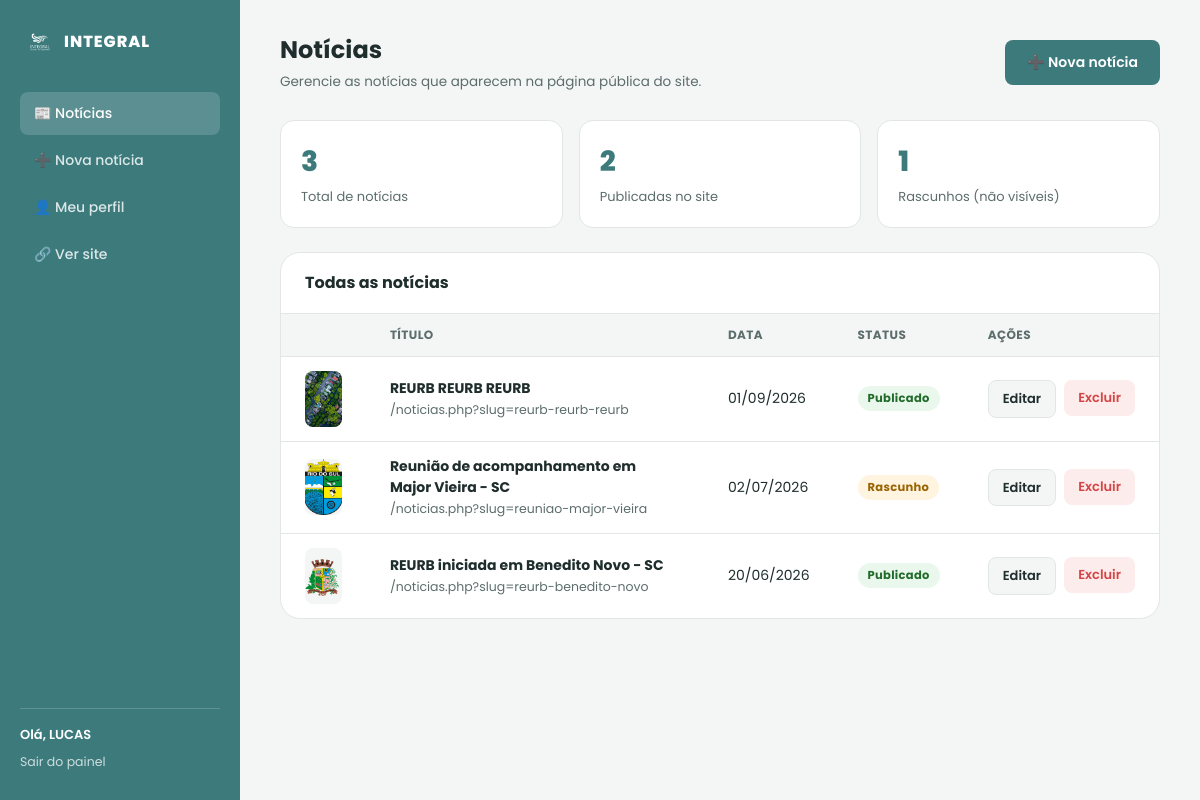
The page /admin/index.php (signed in) on the database its author committed.
### tables this page shows
CREATE TABLE noticias (
            id INTEGER PRIMARY KEY AUTOINCREMENT,
            titulo TEXT NOT NULL,
            slug TEXT NOT NULL UNIQUE,
            resumo TEXT NOT NULL,
            conteudo TEXT NOT NULL,
            imagem TEXT,
            status TEXT NOT NULL DEFAULT 'publicado', -- 'publicado' | 'rascunho'
            data_publicacao TEXT NOT NULL,
            created_at TEXT NOT NULL DEFAULT CURRENT_TIMESTAMP,
            updated_at TEXT NOT NULL DEFAULT CURRENT_TIMESTAMP
        );

### admin/includes/auth.php (called while the page is built, shortened)
<?php
function authAssinar(string $dados): string
{
    return hash_hmac('sha256', $dados, AUTH_SECRET);
}
function authDoCookie(): ?array
{
    $partes = explode('.', $_COOKIE[AUTH_COOKIE_NAME], 2);
    [$dadosB64, $assinatura] = $partes;
    $dados = base64_decode($dadosB64, true);
    $campos = explode('|', $dados);
    [$adminId, $username, $exp] = $campos;
    return ['id' => (int) $adminId, 'username' => $username];
}
function adminLogado(): ?array
{
    $dadosCookie = authDoCookie();
    $pdo = db();
    $stmt = $pdo->prepare('SELECT id, username FROM admins WHERE id = ?');
    $stmt->execute([$dadosCookie['id']]);
    $admin = $stmt->fetch();
    return $admin ?: null;
}
function exigirLogin(): array
{
    $admin = adminLogado();
    return $admin;
}

### includes/noticias.php (called while the page is built, shortened)
<?php
function listarNoticias(bool $apenasPublicadas = false): array
{
    $pdo = db();
    $sql = 'SELECT * FROM noticias';
    $sql .= ' ORDER BY date(data_publicacao) DESC, id DESC';
    return $pdo->query($sql)->fetchAll();
}
function e(?string $valor): string
{
    return htmlspecialchars($valor ?? '', ENT_QUOTES, 'UTF-8');
}
function formatarDataBr(string $data): string
{
    $ts = strtotime($data);
    return $ts ? date('d/m/Y', $ts) : $data;
}

### admin/index.php (the view, shortened to what this page needs)
<?php
require_once __DIR__ . '/../includes/noticias.php';
require_once __DIR__ . '/includes/auth.php';
$admin = exigirLogin();
$todasNoticias = listarNoticias();
$totalPublicadas = count(array_filter($todasNoticias, fn($n) => $n['status'] === 'publicado'));
$totalRascunhos = count($todasNoticias) - $totalPublicadas;
$activePage = 'noticias';
require __DIR__ . '/includes/layout_header.php';
?>
<div class="topbar">
  <div>
    <h1>Notícias</h1>
    <p>Gerencie as notícias que aparecem na página pública do site.</p>
  </div>
  <a href="noticia-form.php" class="btn btn-primary">➕ Nova notícia</a>
</div>
<div class="stats-grid">
  <div class="stat-card">
    <div class="value"><?= count($todasNoticias) ?></div>
    <div class="label">Total de notícias</div>
  </div>
  <div class="stat-card">
    <div class="value"><?= $totalPublicadas ?></div>
    <div class="label">Publicadas no site</div>
  </div>
  <div class="stat-card">
    <div class="value"><?= $totalRascunhos ?></div>
    <div class="label">Rascunhos (não visíveis)</div>
  </div>
</div>
<div class="panel">
  <div class="panel-header">
    <h2>Todas as notícias</h2>
  </div>
  <?php if (empty($todasNoticias)): ?>
    <div class="empty-state">
      <p>Nenhuma notícia cadastrada ainda.</p>
      <p style="margin-top:14px;"><a href="noticia-form.php" class="btn btn-primary">Criar a primeira notícia</a></p>
    </div>
  <?php else: ?>
    <table>
      <thead>
        <tr>
          <th></th>
          <th>Título</th>
          <th>Data</th>
          <th>Status</th>
          <th>Ações</th>
        </tr>
      </thead>
      <tbody>
        <?php foreach ($todasNoticias as $n): ?>
          <tr>
            <td>
              <?php if (!empty($n['imagem'])): ?>
                <img class="thumb" src="../<?= e($n['imagem']) ?>" alt="">
              <?php else: ?>
                <div class="thumb"></div>
              <?php endif; ?>
            </td>
            <td>
              <strong><?= e($n['titulo']) ?></strong><br>
              <span style="color:var(--color-text-soft); font-size:12.5px;">/noticias.php?slug=<?= e($n['slug']) ?></span>
            </td>
            <td><?= e(formatarDataBr($n['data_publicacao'])) ?></td>
            <td>
              <span class="badge badge-<?= e($n['status']) ?>">
                <?= $n['status'] === 'publicado' ? 'Publicado' : 'Rascunho' ?>
              </span>
            </td>
            <td>
              <div class="row-actions">
                <a href="noticia-form.php?id=<?= (int) $n['id'] ?>" class="btn btn-secondary">Editar</a>
                <form method="post" action="noticia-delete.php" onsubmit="return confirm('Tem certeza que deseja excluir a notícia \'<?= e(addslashes($n['titulo'])) ?>\'? Essa ação não pode ser desfeita.');" style="display:inline;">
                  <button type="submit" class="btn btn-danger">Excluir</button>
                </form>
              </div>
            </td>
          </tr>
        <?php endforeach; ?>
      </tbody>
    </table>
  <?php endif; ?>
</div>
<?php require __DIR__ . '/includes/layout_footer.php'; ?>

### admin/includes/layout_header.php (shortened to what this page needs)
<!DOCTYPE html>
<html lang="pt-BR">
<head>
<link rel="stylesheet" href="assets/admin.css">
</head>
<body>
<div class="admin-shell">
  <aside class="sidebar">
    <div class="brand">
      <img src="../images/logo-integral-white.png" alt="Integral">
      <span>INTEGRAL</span>
    </div>
    <nav>
      <a href="index.php" class="<?= $activePage === 'noticias' ? 'active' : '' ?>">📰 Notícias</a>
      <a href="noticia-form.php" class="<?= $activePage === 'nova' ? 'active' : '' ?>">➕ Nova notícia</a>
      <a href="perfil.php" class="<?= $activePage === 'perfil' ? 'active' : '' ?>">👤 Meu perfil</a>
      <a href="../noticias.php" target="_blank">🔗 Ver site</a>
    </nav>
    <div class="user-box">
      <div class="name">Olá, <?= e($admin['username']) ?></div>
      <a href="logout.php">Sair do painel</a>
    </div>
  </aside>
  <main class="main">

### admin/assets/admin.css (style rules this page uses)
:root { --color-bg: #3c7a7c; --color-bg-alt: #2f6567; --color-panel: #ffffff; --color-panel-soft: #f4f6f5; --color-border: #e2e6e5; --color-text: #1f2d2d; --color-text-soft: #5c6d6c; --color-white: #ffffff; --color-beige: #d9d9d9; --color-green: #4caf50; --color-red: #d64545; --color-star: #f5a623; --radius-lg: 20px; --radius-md: 14px; --radius-sm: 8px; }
* { margin: 0; padding: 0; box-sizing: border-box; }
body { font-family: 'Poppins', sans-serif; background: var(--color-panel-soft); color: var(--color-text); line-height: 1.5; min-height: 100vh; }
a { color: inherit; text-decoration: none; }
img { max-width: 100%; display: block; }
button { font-family: inherit; cursor: pointer; }
.btn { display: inline-flex; align-items: center; justify-content: center; gap: 8px; padding: 12px 22px; border-radius: var(--radius-sm); font-weight: 600; font-size: 14px; border: none; cursor: pointer; transition: transform .15s ease, box-shadow .15s ease, background .15s ease; }
.btn-primary { background: var(--color-bg); color: var(--color-white); }
.btn-secondary { background: var(--color-panel-soft); color: var(--color-text); border: 1.5px solid var(--color-border); }
.btn-danger { background: #fdecec; color: var(--color-red); }
.admin-shell { display: flex; min-height: 100vh; }
.sidebar { width: 240px; flex-shrink: 0; background: var(--color-bg); color: var(--color-white); padding: 28px 20px; display: flex; flex-direction: column; }
.sidebar .brand { display: flex; align-items: center; gap: 10px; margin-bottom: 36px; padding: 0 6px; }
.sidebar .brand img { height: 28px; width: auto; }
.sidebar .brand span { font-weight: 800; letter-spacing: 1px; font-size: 16px; }
.sidebar nav { display: flex; flex-direction: column; gap: 4px; flex: 1; }
.sidebar nav a { padding: 11px 14px; border-radius: var(--radius-sm); font-size: 14px; font-weight: 500; color: rgba(255,255,255,0.82); display: flex; align-items: center; gap: 10px; transition: background .15s ease, color .15s ease; }
.sidebar nav a.active { background: rgba(255,255,255,0.16); color: #fff; }
.sidebar .user-box { border-top: 1px solid rgba(255,255,255,0.18); padding-top: 16px; margin-top: 16px; font-size: 13px; }
.sidebar .user-box .name { font-weight: 600; margin-bottom: 8px; }
.sidebar .user-box a { color: rgba(255,255,255,0.75); font-size: 12.5px; }
.main { flex: 1; min-width: 0; padding: 32px 40px 60px; }
.topbar { display: flex; align-items: center; justify-content: space-between; margin-bottom: 28px; flex-wrap: wrap; gap: 14px; }
.topbar h1 { font-size: 24px; font-weight: 700; }
.topbar p { font-size: 13.5px; color: var(--color-text-soft); margin-top: 4px; }
.panel { background: var(--color-white); border-radius: var(--radius-lg); border: 1px solid var(--color-border); overflow: hidden; }
.panel-header { padding: 18px 24px; border-bottom: 1px solid var(--color-border); display: flex; align-items: center; justify-content: space-between; gap: 12px; flex-wrap: wrap; }
.panel-header h2 { font-size: 16px; font-weight: 700; }
.stats-grid { display: grid; grid-template-columns: repeat(auto-fit, minmax(180px, 1fr)); gap: 16px; margin-bottom: 24px; }
.stat-card { background: var(--color-white); border: 1px solid var(--color-border); border-radius: var(--radius-md); padding: 20px; }
.stat-card .value { font-size: 28px; font-weight: 800; color: var(--color-bg); }
.stat-card .label { font-size: 13px; color: var(--color-text-soft); margin-top: 4px; }
table { width: 100%; border-collapse: collapse; }
thead th { text-align: left; font-size: 12px; text-transform: uppercase; letter-spacing: .4px; color: var(--color-text-soft); padding: 12px 24px; background: var(--color-panel-soft); border-bottom: 1px solid var(--color-border); }
tbody td { padding: 14px 24px; border-bottom: 1px solid var(--color-border); font-size: 14px; vertical-align: middle; }
tbody tr:last-child td { border-bottom: none; }
.thumb { width: 56px; height: 56px; border-radius: var(--radius-sm); object-fit: cover; background: var(--color-panel-soft); }
.badge { display: inline-flex; align-items: center; padding: 4px 10px; border-radius: 999px; font-size: 11.5px; font-weight: 700; letter-spacing: .3px; }
.badge-publicado { background: #eaf7ec; color: #216b2b; }
.badge-rascunho { background: #fff4e0; color: #9a6300; }
.row-actions { display: flex; gap: 8px; }
.row-actions .btn { padding: 8px 14px; font-size: 13px; }

### rows shown on the page
noticias: imagem (picture), titulo "REURB REURB REURB", slug "reurb-reurb-reurb", data_publicacao "01/09/2026", status "Publicado"
noticias: imagem (picture), titulo "Reunião de acompanhamento em Major Vieira - SC", slug "reuniao-major-vieira", data_publicacao "02/07/2026", status "Rascunho"
noticias: imagem (picture), titulo "REURB iniciada em Benedito Novo - SC", slug "reurb-benedito-novo", data_publicacao "20/06/2026", status "Publicado"

### other values the page prints
$admin['username'] "LUCAS"
count($todasNoticias) "3"
$totalPublicadas "2"
$totalRascunhos "1"
